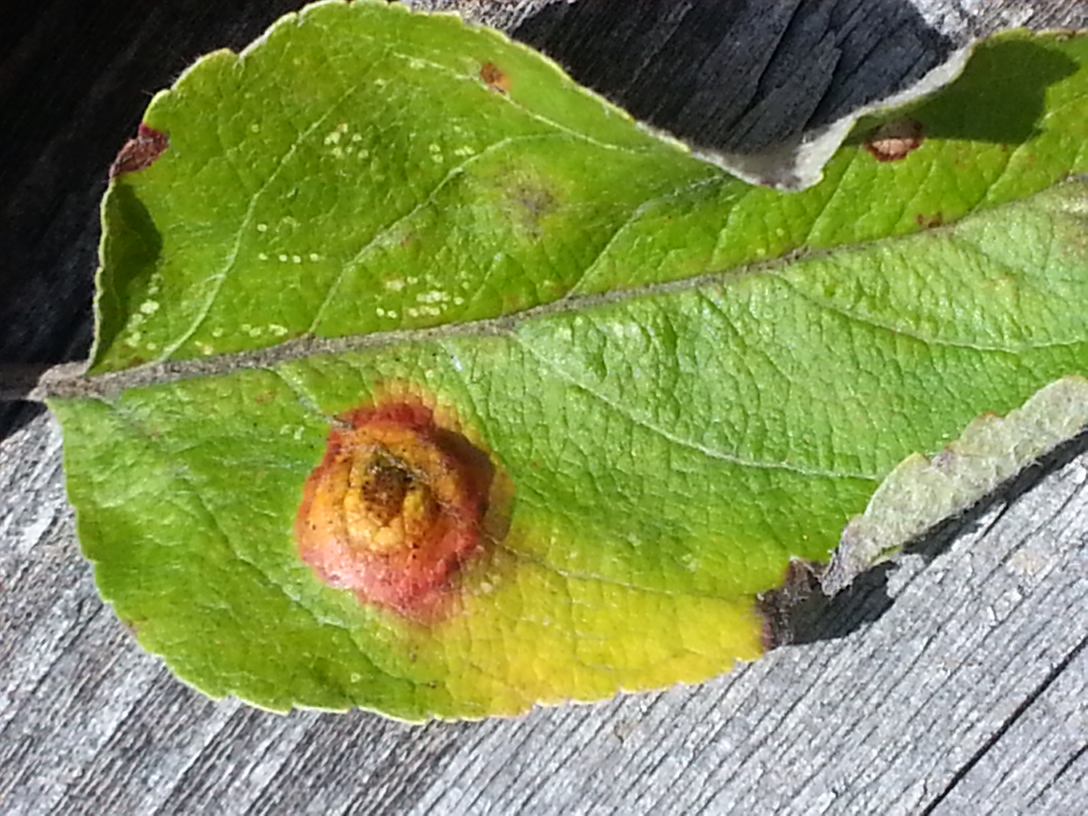
#> input picture PlantDoc-Dataset/test/Apple rust leaf/20130802_111632.jpg, 3264 x 2448 px (shown at 1/3 size); its folder holds only this picture in this run
$ python -i transforms.py   (imports and definitions only)
#> lines starting #> are read from the running program, lines starting #| are printed output that depends on the picture
#> further down, picture is the input picture: PIL image 3264x2448 RGB; mean R, G, B 132.1, 145.7, 82.1
"""
Transform pipeline: MobileNetV3-ready preprocessing + per-client feature skew.

MobileNetV3 contract (torchvision `mobilenet_v3_small/large` defaults)
----------------------------------------------------------------------
  * input      : RGB, 224 x 224
  * layout     : CHW, float32
  * scaling    : /255
  * normalize  : mean = [0.485, 0.456, 0.406], std = [0.229, 0.224, 0.225]
The global test set always uses this clean pipeline, so every baseline
(Centralized / Federated / Local-only) is scored on identical inputs.

Feature skew ("lệch đặc trưng", the third GĐ2 axis)
---------------------------------------------------
Each agricultural facility is modelled as having its own acquisition domain:
lighting, white balance, sensor quality. That is simulated by a deterministic
per-client photometric profile applied at load time.

Two properties matter for a thesis benchmark:

1. **Raw images are never modified.** The profile lives in the manifest and is
   applied on the fly, so the same partition can be replayed with feature skew
   on/off -- exactly what an ablation needs.
2. **Fully reproducible.** Every randomised step (noise, augmentation) draws
   from a seed derived from `(profile_seed, client_id, sample_index, epoch)`,
   never from the global `numpy.random` state. That keeps results identical
   across runs and safe under multi-worker DataLoaders, where a shared global
   RNG would either repeat or diverge between workers.
"""

from __future__ import annotations

from typing import Any, Callable, Dict, Optional, Tuple, Union

import numpy as np
from PIL import Image, ImageEnhance, ImageFilter

try:  # Pillow >= 9.1
    _RESAMPLE = Image.Resampling.BILINEAR
except AttributeError:  # pragma: no cover - older Pillow
    _RESAMPLE = Image.BILINEAR

IMAGENET_MEAN = np.array([0.485, 0.456, 0.406], dtype=np.float32)
IMAGENET_STD = np.array([0.229, 0.224, 0.225], dtype=np.float32)
MOBILENETV3_IMAGE_SIZE: Tuple[int, int] = (224, 224)

# Feature-skew intensity presets. Ranges are deliberately moderate: the point
# is to make clients distinguishable, not to destroy the lesion cues that
# MobileNetV3 has to learn.
FEATURE_SKEW_LEVELS: Dict[str, Dict[str, Any]] = {
    "none": {"enabled": False},
    "mild": {
        "enabled": True,
        "brightness": (0.92, 1.08),
        "contrast": (0.92, 1.08),
        "saturation": (0.90, 1.10),
        "temp_r": (0.96, 1.04),
        "temp_b": (0.96, 1.04),
        "blur_p": 0.3, "blur": (0.3, 0.5),
        "noise_p": 0.3, "noise": (1.0, 3.0),
    },
    "moderate": {
        "enabled": True,
        "brightness": (0.85, 1.15),
        "contrast": (0.85, 1.16),
        "saturation": (0.82, 1.20),
        "temp_r": (0.92, 1.08),
        "temp_b": (0.92, 1.08),
        "blur_p": 0.45, "blur": (0.3, 0.7),
        "noise_p": 0.45, "noise": (2.0, 5.0),
    },
    "strong": {
        "enabled": True,
        "brightness": (0.75, 1.28),
        "contrast": (0.75, 1.30),
        "saturation": (0.70, 1.35),
        "temp_r": (0.85, 1.15),
        "temp_b": (0.85, 1.15),
        "blur_p": 0.6, "blur": (0.4, 1.0),
        "noise_p": 0.6, "noise": (3.0, 8.0),
    },
}

# Facility archetypes give each client a human-readable name for the report.
FACILITY_ARCHETYPES = [
    "Bright Sunlight Open Field",
    "Overcast / Shaded Canopy",
    "Low-cost Mobile Camera",
    "Warm Greenhouse Sunset",
    "High-contrast Direct Lighting",
    "Morning Mist / High Moisture",
    "Diffused Plastic Tunnel",
    "Late Afternoon Golden Hour",
    "Standard Agronomic Field Station",
    "Overexposed Handheld Sensor",
]


class ClientFeatureProfile:
    """Photometric/acquisition characteristics of one facility (client)."""

    __slots__ = (
        "client_id", "name", "brightness_factor", "contrast_factor",
        "saturation_factor", "temp_shift_r", "temp_shift_b",
        "blur_radius", "noise_std", "level",
    )

    # [49 lines left out: functions __init__, is_identity, to_dict, not called in this run]

    def __repr__(self) -> str:
        return f"ClientFeatureProfile(id={self.client_id}, level='{self.level}', name='{self.name}')"


# [35 lines left out: function create_deterministic_client_profile, not called in this run]


class BaseTransform:
    """MobileNetV3 train/eval preprocessing returning CHW float32."""

    def __init__(
        self,
        image_size: Tuple[int, int] = MOBILENETV3_IMAGE_SIZE,
        normalize: bool = True,
        augment: bool = False,
        crop_scale: Tuple[float, float] = (0.6, 1.0),
        hflip_p: float = 0.5,
    ):
        self.image_size = tuple(image_size)
        self.normalize = normalize
        self.augment = augment
        self.crop_scale = crop_scale
        self.hflip_p = hflip_p
        self.mean = IMAGENET_MEAN
        self.std = IMAGENET_STD

    def __call__(self, img: Image.Image, rng_seed: Optional[int] = None) -> np.ndarray:
        if img.mode != "RGB":
            img = img.convert("RGB")

        rng = np.random.default_rng(rng_seed) if rng_seed is not None else None

        if self.augment and rng is not None:
            # RandomResizedCrop + horizontal flip: the standard MobileNetV3
            # training augmentation, made deterministic via rng_seed.
            w, h = img.size
            scale = float(rng.uniform(*self.crop_scale))
            aspect = float(np.exp(rng.uniform(np.log(0.75), np.log(1.3333))))
            crop_w = int(round(min(w, h * aspect) * (scale ** 0.5)))
            crop_h = int(round(min(h, w / aspect) * (scale ** 0.5)))
            crop_w = max(1, min(crop_w, w))
            crop_h = max(1, min(crop_h, h))
            left = int(rng.integers(0, w - crop_w + 1))
            top = int(rng.integers(0, h - crop_h + 1))
            img = img.crop((left, top, left + crop_w, top + crop_h))
            if rng.random() < self.hflip_p:
                img = img.transpose(Image.Transpose.FLIP_LEFT_RIGHT)

        if self.augment:
            if img.size != self.image_size:
                img = img.resize(self.image_size, _RESAMPLE)
        else:
            # Torchvision MobileNetV3 weights: resize short side to 256, then
            # center-crop 224. Scale the 256 value for custom crop sizes.
            crop_w, crop_h = self.image_size
            target_short = int(round(256 * min(crop_w, crop_h) / 224))
            w, h = img.size
#> w = 3264; h = 2448
            scale = target_short / min(w, h)
#> scale = 0.105
            resized = (max(crop_w, int(round(w * scale))), max(crop_h, int(round(h * scale))))
#> resized = (341, 256)
            img = img.resize(resized, _RESAMPLE)
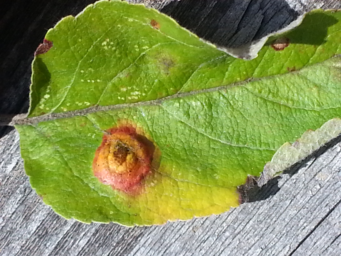
#> img: PIL image 341x256 RGB; mean R, G, B 132.1, 145.7, 82.1
            left = max(0, (img.width - crop_w) // 2)
#> left = 58
            top = max(0, (img.height - crop_h) // 2)
#> top = 16
            img = img.crop((left, top, left + crop_w, top + crop_h))
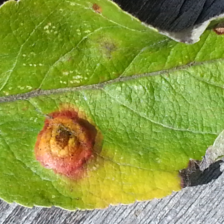
#> img: PIL image 224x224 RGB; mean R, G, B 137.7, 153.2, 65.7

        arr = np.asarray(img, dtype=np.float32)
        arr /= 255.0
        if self.normalize:
            arr = (arr - self.mean) / self.std
        return np.ascontiguousarray(np.transpose(arr, (2, 0, 1)))


class ClientDomainTransform:
    """Per-client feature skew, then the standard MobileNetV3 pipeline."""

    # [118 lines left out: functions __init__, __call__, get_default_transform, get_mobilenetv3_transforms, get_client_transform, profiles_from_config, not called in this run]

>>> from PIL import Image
>>> picture = Image.open('../../../../PlantDoc-Dataset/test/Apple rust leaf/20130802_111632.jpg')
>>> result = BaseTransform()(picture)
